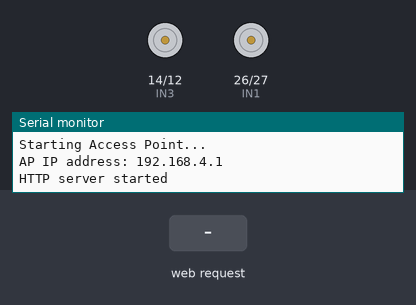
Recording of a sketch running on a simulated ESP32. Shown: motor-driver pin pairs drawn as motors (green arrow = first pin HIGH = forward, orange = second pin HIGH = backward, longer = more drive), the last lines printed to the serial monitor. The test bench sets the inputs (shaded band).

Above: at 1.2 s.
1.3 s: HTTP request GET /F received
At 1.9 s:
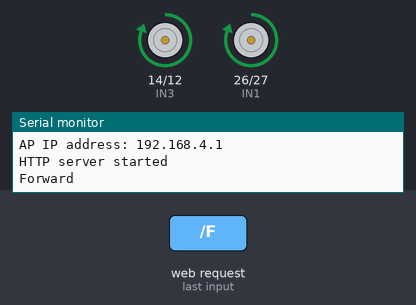
2.8 s: HTTP request GET /B received
At 4.0 s:
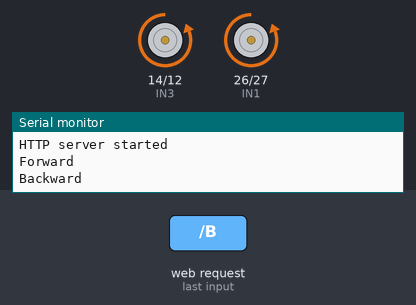
4.3 s: HTTP request GET /L received
At 5.4 s:
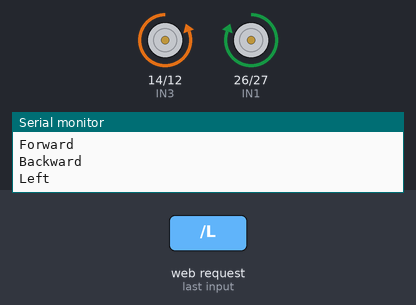
5.8 s: HTTP request GET /R received
At 6.5 s:
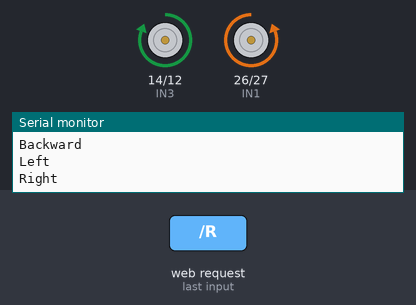
Timing chart, 0 to 8.3 s (numbered marks = the images above; inputs shaded):
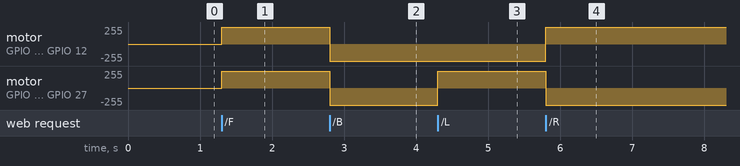

Measured:
- after the input at 1.3 s, motor on GPIO 14 (IN3) / GPIO 12 (IN4), motor on GPIO 26 (IN1) / GPIO 27 (IN2): stopped → forward 255/255 at once
- after the input at 2.8 s, motor on GPIO 14 (IN3) / GPIO 12 (IN4), motor on GPIO 26 (IN1) / GPIO 27 (IN2): forward 255/255 → backward 255/255 at once
- after the input at 4.3 s, motor on GPIO 26 (IN1) / GPIO 27 (IN2): backward 255/255 → forward 255/255 at once
- after the input at 5.8 s, motor on GPIO 14 (IN3) / GPIO 12 (IN4): backward 255/255 → forward 255/255 at once; motor on GPIO 26 (IN1) / GPIO 27 (IN2): forward 255/255 → backward 255/255 at once

The sketch:

esp_car.ino
```cpp
/*
 * ============================================================================
 * ESP32 Wi-Fi Controlled RC Car
 * ============================================================================
 * Hardware Wiring:
 *   L298N Motor Driver | ESP32 Pin | Purpose
 *   -------------------|-----------|-----------------------------------------
 *   IN1                | GPIO 26   | Right Motor Forward
 *   IN2                | GPIO 27   | Right Motor Backward
 *   IN3                | GPIO 14   | Left Motor Forward
 *   IN4                | GPIO 12   | Left Motor Backward
 *   GND                | GND       | Common Ground (Tie ESP32 & L298N GND!)
 *
 * Web Controller Access:
 *   - Wi-Fi SSID: ESP32-RC-Car
 *   - Password  : password123
 *   - Web URL   : http://192.168.4.1
 * ============================================================================
 */

#include <WebServer.h>
#include <WiFi.h>

// Set your Wi-Fi credentials for the ESP32 Access Point
const char *ssid = "ESP32-RC-Car";
const char *password = "password123";

// Create a web server on port 80
WebServer server(80);

// Motor A (Right side)
const int IN1 = 26; // IN1 -> GPIO 26 (Right Motor Forward)
const int IN2 = 27; // IN2 -> GPIO 27 (Right Motor Backward)

// Motor B (Left side)
const int IN3 = 14; // IN3 -> GPIO 14 (Left Motor Forward)
const int IN4 = 12; // IN4 -> GPIO 12 (Left Motor Backward)

// HTML & CSS for the Web Controller (Mobile Touch Friendly)
const char *htmlPage = R"rawliteral(
<!DOCTYPE html>
<html>
<head>
  <meta name="viewport" content="width=device-width, initial-scale=1, maximum-scale=1, user-scalable=no">
  <title>ESP32 RC Car</title>
  <style>
    body { font-family: Arial; text-align: center; margin-top: 40px; background-color: #121212; color: white; user-select: none; }
    .btn { background-color: #4CAF50; border: none; color: white; width: 80px; height: 80px; font-size: 30px; margin: 10px; border-radius: 15px; touch-action: manipulation; box-shadow: 0 4px #2e6c31; }
    .btn:active { background-color: #3e8e41; box-shadow: 0 1px #2e6c31; transform: translateY(3px); }
    .btn-stop { background-color: #f44336; box-shadow: 0 4px #982a22; }
    .btn-stop:active { background-color: #da190b; box-shadow: 0 1px #982a22; }
    .row { display: flex; justify-content: center; }
  </style>
</head>
<body>
  <h2>RC Controller</h2>
  <div class="row">
    <button class="btn" ontouchstart="sendCommand('F')" ontouchend="sendCommand('S')" onmousedown="sendCommand('F')" onmouseup="sendCommand('S')">▲</button>
  </div>
  <div class="row">
    <button class="btn" ontouchstart="sendCommand('L')" ontouchend="sendCommand('S')" onmousedown="sendCommand('L')" onmouseup="sendCommand('S')">◀</button>
    <button class="btn btn-stop" ontouchstart="sendCommand('S')" onmousedown="sendCommand('S')">■</button>
    <button class="btn" ontouchstart="sendCommand('R')" ontouchend="sendCommand('S')" onmousedown="sendCommand('R')" onmouseup="sendCommand('S')">▶</button>
  </div>
  <div class="row">
    <button class="btn" ontouchstart="sendCommand('B')" ontouchend="sendCommand('S')" onmousedown="sendCommand('B')" onmouseup="sendCommand('S')">▼</button>
  </div>

  <script>
    function sendCommand(cmd) {
      fetch('/' + cmd);
    }
  </script>
</body>
</html>
)rawliteral";

void stopMotors() {
  digitalWrite(IN1, LOW);
  digitalWrite(IN2, LOW);
  digitalWrite(IN3, LOW);
  digitalWrite(IN4, LOW);
}

void setup() {
  Serial.begin(115200);

  // Configure Motor Pins
  pinMode(IN1, OUTPUT);
  pinMode(IN2, OUTPUT);
  pinMode(IN3, OUTPUT);
  pinMode(IN4, OUTPUT);
  stopMotors();

  // Start the Wi-Fi Access Point
  Serial.println("Starting Access Point...");
  WiFi.softAP(ssid, password);
  IPAddress IP = WiFi.softAPIP();
  Serial.print("AP IP address: ");
  Serial.println(IP);

  // Define Web Server Routes
  server.on("/", []() { server.send(200, "text/html", htmlPage); });

  server.on("/F", []() {
    Serial.println("Forward");
    digitalWrite(IN1, HIGH);
    digitalWrite(IN2, LOW);
    digitalWrite(IN3, HIGH);
    digitalWrite(IN4, LOW);
    server.send(200);
  });

  server.on("/B", []() {
    Serial.println("Backward");
    digitalWrite(IN1, LOW);
    digitalWrite(IN2, HIGH);
    digitalWrite(IN3, LOW);
    digitalWrite(IN4, HIGH);
    server.send(200);
  });

  server.on("/L", []() {
    Serial.println("Left");
    digitalWrite(IN1, HIGH);
    digitalWrite(IN2, LOW);
    digitalWrite(IN3, LOW);
    digitalWrite(IN4, HIGH);
    server.send(200);
  });

  server.on("/R", []() {
    Serial.println("Right");
    digitalWrite(IN1, LOW);
    digitalWrite(IN2, HIGH);
    digitalWrite(IN3, HIGH);
    digitalWrite(IN4, LOW);
    server.send(200);
  });

  server.on("/S", []() {
    Serial.println("Stop");
    stopMotors();
    server.send(200);
  });

  server.begin();
  Serial.println("HTTP server started");
}

void loop() { server.handleClient(); }
```
